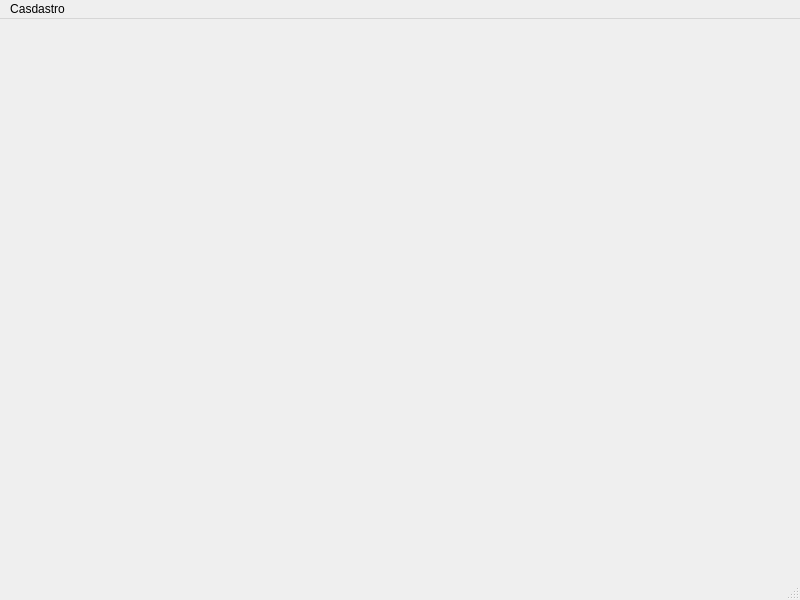
<?xml version="1.0" encoding="UTF-8"?>
<ui version="4.0">
 <class>MainWindow</class>
 <widget class="QMainWindow" name="MainWindow">
  <property name="geometry">
   <rect>
    <x>0</x>
    <y>0</y>
    <width>800</width>
    <height>600</height>
   </rect>
  </property>
  <property name="windowTitle">
   <string>Janela Principal - Eventos</string>
  </property>
  <widget class="QWidget" name="centralwidget"/>
  <widget class="QMenuBar" name="menubar">
   <property name="geometry">
    <rect>
     <x>0</x>
     <y>0</y>
     <width>800</width>
     <height>22</height>
    </rect>
   </property>
   <widget class="QMenu" name="menuCadastro">
    <property name="title">
     <string>Casdastro</string>
    </property>
    <addaction name="actionEstado"/>
    <addaction name="actionCidade"/>
    <addaction name="actionGenero"/>
    <addaction name="actionArtista"/>
    <addaction name="actionTipoEvento"/>
    <addaction name="actionEvento"/>
    <addaction name="actionPreco"/>
    <addaction name="actionApresentacao"/>
    <addaction name="actionReceita"/>
    <addaction name="actionTipoDespesa"/>
    <addaction name="actionDespesa"/>
   </widget>
   <addaction name="menuCadastro"/>
  </widget>
  <widget class="QStatusBar" name="statusbar"/>
  <action name="actionEstado">
   <property name="text">
    <string>Estado</string>
   </property>
  </action>
  <action name="actionPesquisaEstado">
   <property name="text">
    <string>Estado</string>
   </property>
  </action>
  <action name="actionCidade">
   <property name="text">
    <string>Cidade</string>
   </property>
  </action>
  <action name="actionGenero">
   <property name="text">
    <string>Gênero</string>
   </property>
  </action>
  <action name="actionArtista">
   <property name="text">
    <string>Artista</string>
   </property>
  </action>
  <action name="actionTipoEvento">
   <property name="text">
    <string>Tipo de Evento</string>
   </property>
  </action>
  <action name="actionEvento">
   <property name="text">
    <string>Evento</string>
   </property>
  </action>
  <action name="actionTipoDespesa">
   <property name="text">
    <string>Tipo de Despesa</string>
   </property>
  </action>
  <action name="actionDespesa">
   <property name="text">
    <string>Despesa</string>
   </property>
  </action>
  <action name="actionReceita">
   <property name="text">
    <string>Receita</string>
   </property>
  </action>
  <action name="actionPreco">
   <property name="text">
    <string>Preco</string>
   </property>
  </action>
  <action name="actionApresentacao">
   <property name="text">
    <string>Apresentação</string>
   </property>
  </action>
 </widget>
 <resources/>
 <connections/>
</ui>
